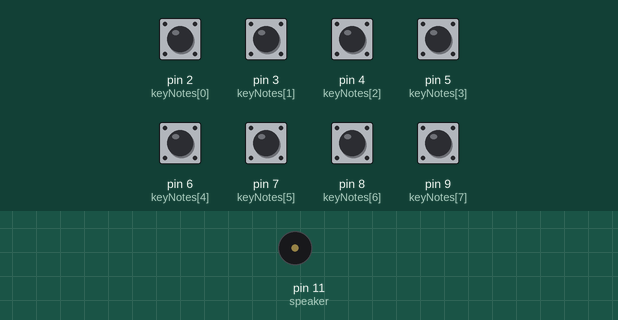
This sketch was run on a simulated Arduino Uno, built with avr-gcc and run on an emulated ATmega328P. Parts: buzzer (waves = sounding). Inputs (shaded band) come from the test bench; at power-on: pin 2 (keyNotes[0]), pin 3 (keyNotes[1]), pin 4 (keyNotes[2]), pin 5 (keyNotes[3]), pin 6 (keyNotes[4]), pin 7 (keyNotes[5]), pin 8 (keyNotes[6]), pin 9 (keyNotes[7]) LOW.

Above: at 1.2 s.
1.3 s: pin 2 (keyNotes[0]) pulled HIGH for 0.15 s
At 1.42 s:
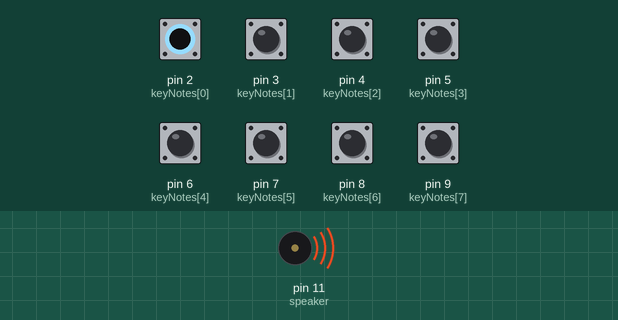
Timing chart, 0 to 4.3 s (numbered marks = the images above; inputs shaded):
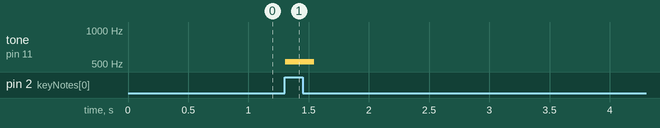

Measured:
- after the input at 1.3 s, tone on pin 11 (speaker): silent → 523 Hz at once, → silent 0.24 s later

The sketch:

Keyboard_Code.ino
```cpp
#include "pitches.h"
int keyNotes[] = {2,3,4,5,6,7,8,9}; //use pins 2,3,4,5,6,7,8,9
int speaker = 11;

int c[] = {N_C5}; //Plays C Note
int d[] = {N_D5}; //Plays D Note
int e[] = {N_E5}; //Plays E Note
int f[] = {N_F5}; //Plays F Note
int g[] = {N_G5}; //Plays G Note
int a[] = {N_A5}; //Plays A Note
int b[] = {N_B5}; //Plays B Note
int c2[] = {N_C6};

int duration = 100;
void setup() {
  // put your setup code here, to run once:
  for(int i = 0; i < 8; i++)
  {
    pinMode(keyNotes[i], INPUT);
  }
  Serial.begin(9600);
}

void loop() {
  // put your main code here, to run repeatedly:

  int keyPress[8];
  for(int i = 0; i < 8; i++)
  {
      keyPress[i] = digitalRead(keyNotes[i]);
  }


  if ((keyPress[0]) == HIGH) { //Reads button state when pressed, add 2 to the array index (keypress[n]) to find pin
    for (int Note = 0; Note < 1; Note++) {
      tone(speaker, c[Note], duration); //Plays note on pin 2, where the Buzzer is connected (change it if you connected it on another pin)
    }
  }
  if ((keyPress[1]) == HIGH) {
    for (int Note = 0; Note < 1; Note++) {
      tone(speaker, d[Note], duration);
    }
  }
  if ((keyPress[2]) == HIGH) {
    for (int Note = 0; Note < 1; Note++) {
      tone(speaker, e[Note], duration);
    }
  }
  if ((keyPress[3]) == HIGH) {
    for (int Note = 0; Note < 1; Note++) {
      tone(speaker, f[Note], duration);
    }
  }
  if ((keyPress[4]) == HIGH) {
    for (int Note = 0; Note < 1; Note++) {
      tone(speaker, g[Note], duration);
    }
  }
  if ((keyPress[5]) == HIGH) {
    for (int Note = 0; Note < 1; Note++) {
      tone(speaker, a[Note], duration);
    }
  }
  if ((keyPress[6]) == HIGH) {
    for (int Note = 0; Note < 1; Note++) {
      tone(speaker, b[Note], duration);
    }
  }
  if ((keyPress[7]) == HIGH) {
     for (int Note = 0; Note < 1; Note++) {
      tone(speaker, c2[Note], duration);
    }
  }
  delay(5);

}
```

pitches.h
```cpp
/*************************************************
 * Public Constants
 *************************************************/ #define N_REST  0
#define N_B0  31
#define N_C1  33
#define N_CS1 35
#define N_D1  37
#define N_DS1 39
#define N_E1  41
#define N_F1  44
#define N_FS1 46
#define N_G1  49
#define N_GS1 52
#define N_A1  55
#define N_AS1 58
#define N_B1  62
#define N_C2  65
#define N_CS2 69
#define N_D2  73
#define N_DS2 78
#define N_E2  82
#define N_F2  87
#define N_FS2 93
#define N_G2  98
#define N_GS2 104
#define N_A2  110
#define N_AS2 117
#define N_B2  123
#define N_C3  131
#define N_CS3 139
#define N_D3  147
#define N_DS3 156
#define N_E3  165
#define N_F3  175
#define N_FS3 185
#define N_G3  196
#define N_GS3 208
#define N_A3  220
#define N_AS3 233
#define N_B3  247
#define N_C4  262
#define N_CS4 277
#define N_D4  294
#define N_DS4 311
#define N_E4  330
#define N_F4  349
#define N_FS4 370
#define N_G4  392
#define N_GS4 415
#define N_A4  440
#define N_AS4 466
#define N_B4  494
#define N_C5  523
#define N_CS5 554
#define N_D5  587
#define N_DS5 622
#define N_E5  659
#define N_F5  698
#define N_FS5 740
#define N_G5  784
#define N_GS5 831
#define N_A5  880
#define N_AS5 932
#define N_B5  988
#define N_C6  1047
#define N_CS6 1109
#define N_D6  1175
#define N_DS6 1245
#define N_E6  1319
#define N_F6  1397
#define N_FS6 1480
#define N_G6  1568
#define N_GS6 1661
#define N_A6  1760
#define N_AS6 1865
#define N_B6  1976
#define N_C7  2093
#define N_CS7 2217
#define N_D7  2349
#define N_DS7 2489
#define N_E7  2637
#define N_F7  2794
#define N_FS7 2960
#define N_G7  3136
#define N_GS7 3322
#define N_A7  3520
#define N_AS7 3729
#define N_B7  3951
#define N_C8  4186
#define N_CS8 4435
#define N_D8  4699
#define N_DS8 4978
```
